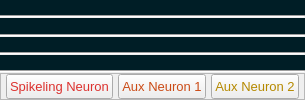
                      <widget class="QWidget" name="page_103_3_1">
                       <layout class="QVBoxLayout" name="verticalLayout_46">
                        <property name="spacing">
                         <number>0</number>
                        </property>
                        <property name="leftMargin">
                         <number>0</number>
                        </property>
                        <property name="topMargin">
                         <number>0</number>
                        </property>
                        <property name="rightMargin">
                         <number>0</number>
                        </property>
                        <property name="bottomMargin">
                         <number>0</number>
                        </property>
                        <item>
                         <widget class="PlotWidget" name="DataAnalysis_Oscilloscope_widget3_1_0" native="true">
                          <property name="sizePolicy">
                           <sizepolicy hsizetype="Preferred" vsizetype="Expanding">
                            <horstretch>0</horstretch>
                            <verstretch>0</verstretch>
                           </sizepolicy>
                          </property>
                          <property name="styleSheet">
                           <string notr="true">background-color: rgb(0, 30, 38);</string>
                          </property>
                         </widget>
                        </item>
                        <item>
                         <widget class="Line" name="line_23">
                          <property name="orientation">
                           <enum>Qt::Horizontal</enum>
                          </property>
                         </widget>
                        </item>
                        <item>
                         <widget class="PlotWidget" name="DataAnalysis_Oscilloscope_widget3_1_1" native="true">
                          <property name="sizePolicy">
                           <sizepolicy hsizetype="Preferred" vsizetype="Expanding">
                            <horstretch>0</horstretch>
                            <verstretch>0</verstretch>
                           </sizepolicy>
                          </property>
                          <property name="styleSheet">
                           <string notr="true">background-color: rgb(0, 30, 38);</string>
                          </property>
                         </widget>
                        </item>
                        <item>
                         <widget class="Line" name="line_25">
                          <property name="orientation">
                           <enum>Qt::Horizontal</enum>
                          </property>
                         </widget>
                        </item>
                        <item>
                         <widget class="PlotWidget" name="DataAnalysis_Oscilloscope_widget3_1_2" native="true">
                          <property name="sizePolicy">
                           <sizepolicy hsizetype="Preferred" vsizetype="Expanding">
                            <horstretch>0</horstretch>
                            <verstretch>0</verstretch>
                           </sizepolicy>
                          </property>
                          <property name="styleSheet">
                           <string notr="true">background-color: rgb(0, 30, 38);</string>
                          </property>
                         </widget>
                        </item>
                        <item>
                         <widget class="Line" name="line_24">
                          <property name="orientation">
                           <enum>Qt::Horizontal</enum>
                          </property>
                         </widget>
                        </item>
                        <item>
                         <widget class="PlotWidget" name="DataAnalysis_Oscilloscope_widget3_1_3" native="true">
                          <property name="sizePolicy">
                           <sizepolicy hsizetype="Preferred" vsizetype="Expanding">
                            <horstretch>0</horstretch>
                            <verstretch>0</verstretch>
                           </sizepolicy>
                          </property>
                          <property name="styleSheet">
                           <string notr="true">background-color: rgb(0, 30, 38);</string>
                          </property>
                         </widget>
                        </item>
                        <item>
                         <widget class="Line" name="line_39">
                          <property name="orientation">
                           <enum>Qt::Horizontal</enum>
                          </property>
                         </widget>
                        </item>
                        <item>
                         <widget class="QFrame" name="DataAnalysis_Neurons_pushButton31_frame">
                          <property name="sizePolicy">
                           <sizepolicy hsizetype="Preferred" vsizetype="Preferred">
                            <horstretch>0</horstretch>
                            <verstretch>0</verstretch>
                           </sizepolicy>
                          </property>
                          <property name="minimumSize">
                           <size>
                            <width>0</width>
                            <height>25</height>
                           </size>
                          </property>
                          <property name="frameShape">
                           <enum>QFrame::StyledPanel</enum>
                          </property>
                          <property name="frameShadow">
                           <enum>QFrame::Raised</enum>
                          </property>
                          <layout class="QHBoxLayout" name="horizontalLayout_110">
                           <property name="spacing">
                            <number>5</number>
                           </property>
                           <property name="leftMargin">
                            <number>5</number>
                           </property>
                           <property name="topMargin">
                            <number>0</number>
                           </property>
                           <property name="rightMargin">
                            <number>5</number>
                           </property>
                           <property name="bottomMargin">
                            <number>0</number>
                           </property>
                           <item>
                            <widget class="QPushButton" name="DataAnalysis_Neuron0Vm_pushButton31">
                             <property name="minimumSize">
                              <size>
                               <width>25</width>
                               <height>0</height>
                              </size>
                             </property>
                             <property name="maximumSize">
                              <size>
                               <width>16777215</width>
                               <height>25</height>
                              </size>
                             </property>
                             <property name="font">
                              <font>
                               <pointsize>10</pointsize>
                              </font>
                             </property>
                             <property name="styleSheet">
                              <string notr="true">color: rgb(220, 50, 47);</string>
                             </property>
                             <property name="text">
                              <string>Spikeling Neuron</string>
                             </property>
                            </widget>
                           </item>
                           <item>
                            <widget class="QPushButton" name="DataAnalysis_Neuron1Vm_pushButton31">
                             <property name="minimumSize">
                              <size>
                               <width>0</width>
                               <height>25</height>
                              </size>
                             </property>
                             <property name="maximumSize">
                              <size>
                               <width>16777215</width>
                               <height>25</height>
                              </size>
                             </property>
                             <property name="font">
                              <font>
                               <pointsize>10</pointsize>
                              </font>
                             </property>
                             <property name="styleSheet">
                              <string notr="true">color: rgb(203, 75, 22);</string>
                             </property>
                             <property name="text">
                              <string>Aux Neuron 1</string>
                             </property>
                            </widget>
                           </item>
                           <item>
                            <widget class="QPushButton" name="DataAnalysis_Neuron2Vm_pushButton31">
                             <property name="sizePolicy">
                              <sizepolicy hsizetype="Minimum" vsizetype="Fixed">
                               <horstretch>0</horstretch>
                               <verstretch>25</verstretch>
                              </sizepolicy>
                             </property>
                             <property name="minimumSize">
                              <size>
                               <width>0</width>
                               <height>25</height>
                              </size>
                             </property>
                             <property name="maximumSize">
                              <size>
                               <width>16777215</width>
                               <height>25</height>
                              </size>
                             </property>
                             <property name="font">
                              <font>
                               <pointsize>10</pointsize>
                              </font>
                             </property>
                             <property name="styleSheet">
                              <string notr="true">color: rgb(181, 137, 0);</string>
                             </property>
                             <property name="text">
                              <string>Aux Neuron 2</string>
                             </property>
                            </widget>
                           </item>
                          </layout>
                         </widget>
                        </item>
                       </layout>
                      </widget>
